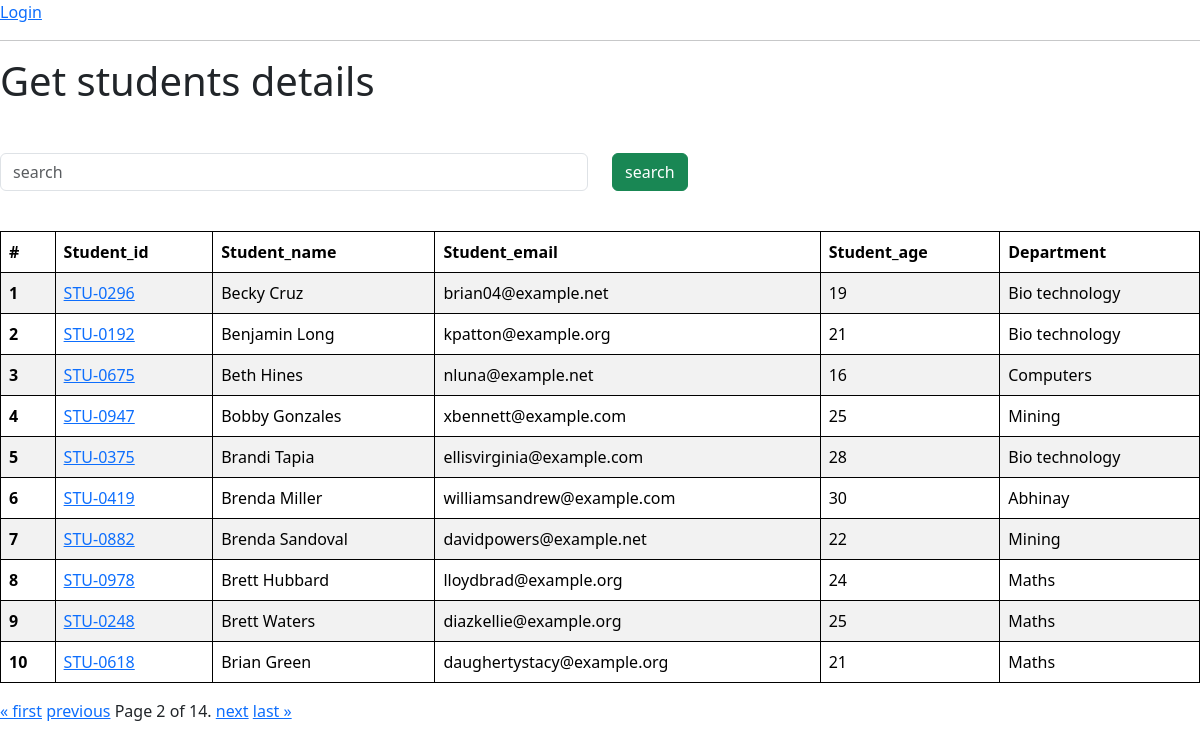
The page /students?page=2 on the database as committed earlier.
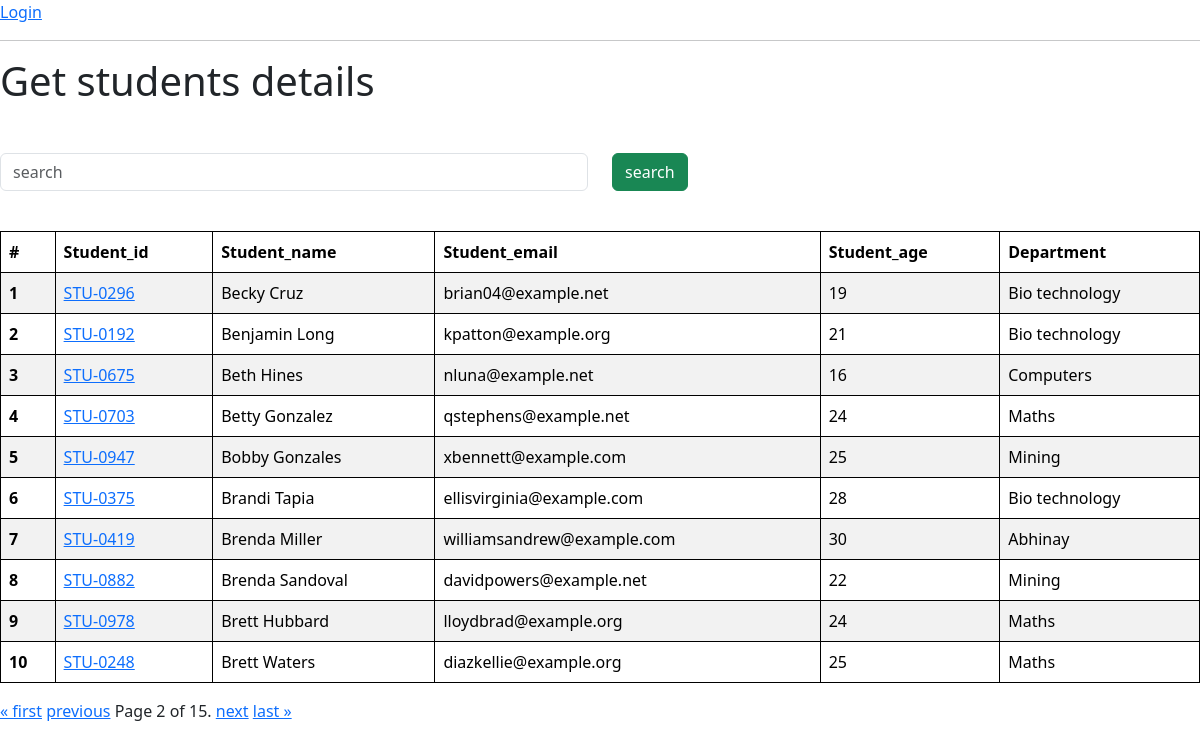
The same page on the database as committed later.
### veges/models.py (models this page shows)
class Student(models.Model):
    department = models.ForeignKey(Department, related_name="depart", on_delete=models.CASCADE)
    student_id = models.OneToOneField(StudentID,related_name='studentid',on_delete=models.CASCADE)
    student_name = models.CharField(max_length=100)
    student_email = models.EmailField(unique=True)
    student_age = models.IntegerField(default=19)
    student_address = models.TextField()
    def __str__(self) -> str:
        return self.student_name
    class Meta:
        ordering = ['student_name']
        verbose_name = 'student'

class StudentID(models.Model):
    student_id = models.CharField(max_length=100)
    def __str__(self) -> str:
        return self.student_id

class Department(models.Model):
    department = models.CharField(max_length=100)
    def __str__(self) -> str:
        return self.department
    class Meta:
        ordering = ['department']

### veges/views.py (the view, shortened to what this page needs)
# urls.py: path("students",get_students,name="get_students"),
def get_students(request):
    queryset = Student.objects.all()
    paginator = Paginator(queryset,10) # show 10 students lists
    page_number = request.GET.get("page",1)
    page_obj = paginator.get_page(page_number)
    print(page_obj.object_list)
    return render(request,"report/students.html",{"students":page_obj})

### veges/templates/report/students.html (shortened to what this page needs)
{% extends "base.html" %}
{% block start %}
<h1>Get students  details </h1>
<div class = "containeer mt-5">
  <form class="mb-4">
  <div class="row">
    <div class="center col-md-6">
      <input class="form-control" name = "search" placeholder="search">
    </div>
    <div class="col-md-6">
      <button class = "btn btn-success">search</button>
    </div>
  </div>
</form>
<table class="table table-striped">
    <thead>
      <tr>
        <th scope="col">#</th>
        <th scope="col">Student_id</th>
        <th scope="col">Student_name</th>
        <th scope="col">Student_email</th>
        <th scope="col">Student_age</th>
        <th scope="col">Department</th>
      </tr>
    </thead>
    <tbody>
        {% for student in students %}
      <tr>
        <th scope="row">{{forloop.counter}}</th>
        <td>
          <a href = "/student_marks/{{student.student_id}}">{{student.student_id}}</a>
        </td>
        <td>{{student.student_name}}</td>
        <td>{{student.student_email}}</td>
        <td>{{student.student_age}}</td>
        <td>{{student.department}}</td>
      </tr>
      {% endfor %}
      </tbody>
    </table>
<div class="pagination">
  <span class="step-links">
      {% if students.has_previous %}
          <a href="?page=1">&laquo; first</a>
          <a href="?page={{ students.previous_page_number }}">previous</a>
      {% endif %}
      <span class="current">
          Page {{ students.number }} of {{ students.paginator.num_pages }}.
      </span>
      {% if students.has_next %}
          <a href="?page={{ students.next_page_number }}">next</a>
          <a href="?page={{ students.paginator.num_pages }}">last &raquo;</a>
      {% endif %}
  </span>
</div>
    </div>
{% endblock %}

### home/Templates/base.html (shortened to what this page needs)
<!DOCTYPE html>
<html lang="en">
<head>
    <link href="https://cdn.jsdelivr.net/npm/bootstrap@5.3.1/dist/css/bootstrap.min.css" rel="stylesheet">
  </head>
</head>
<body>
    {% if request.user.is_authenticated %}
        <a href="/logout_page">Logout</a>
    {% else %}
        <a href="/login_page">Login</a>
    {% endif %}
    <hr>
    {%block start%}
    {% endblock %}
</body>
</html>

### home/Templates/base.html (style rules this page uses)
table, th, td { border: 1px solid black; }

Rows that differ between the two databases and show on the page:
no longer on this page (row unchanged): Student: student_id "STU-0618", student_name "Brian Green", student_email "daughertystacy@example.org", student_age "21", department "Maths"
added Student: student_id "STU-0703", student_name "Betty Gonzalez", student_email "qstephens@example.net", student_age "24", department "Maths"
Other text that changed with them:
{{ students.paginator.num_pages }}: "14" → "15"
